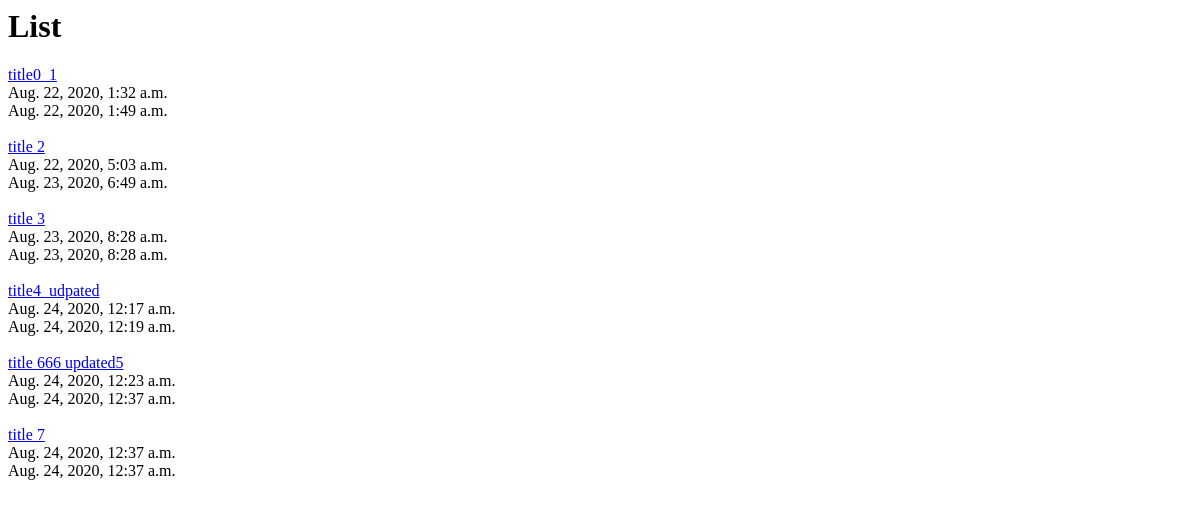
The app's page /posts/, older data.
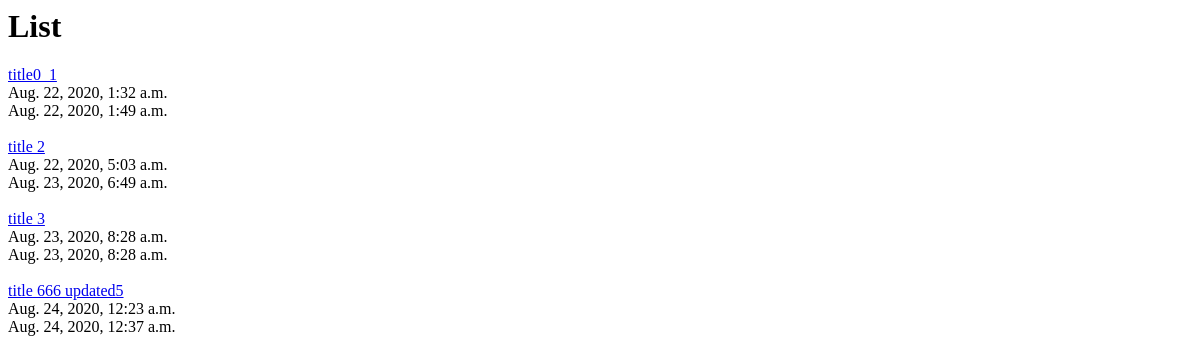
The same page, newer data.
### posts/models.py (models this page shows, shortened)
class Post(models.Model):
    title = models.CharField(max_length=24)
    content = models.TextField()
    updated = models.DateTimeField(auto_now=True, auto_now_add=False)
    timestamp = models.DateTimeField(auto_now=False, auto_now_add=True)
    def get_url(self):
        return reverse("posts:detail", kwargs={"id": self.id})

### posts/views.py (the view)
# urls.py: path('', views.post_list, name='list'),
def post_list(request):
    queryset = Post.objects.all()
    context = {
        "title": "List",
        "queryset": queryset,
    }
    return render(request, "index.html", context)

### templates/index.html (shortened to what this page needs)
<html>
<head>
</head>
<body>
    <h1>{{title}}</h1>
    {% for obj in queryset %}
        <a href='{{ obj.get_url }}'>{{ obj.title }} </a> <br />
        {{ obj.timestamp }} <br />
        {{ obj.updated }} <br />
        <br />
    {% endfor %}
</body>
</html>

Row changes from the older to the newer data that the page shows:
removed Post: title "title4_udpated", timestamp "Aug. 24, 2020, 12:17 a.m.", updated "Aug. 24, 2020, 12:19 a.m."
removed Post: title "title 7", timestamp "Aug. 24, 2020, 12:37 a.m.", updated "Aug. 24, 2020, 12:37 a.m."
